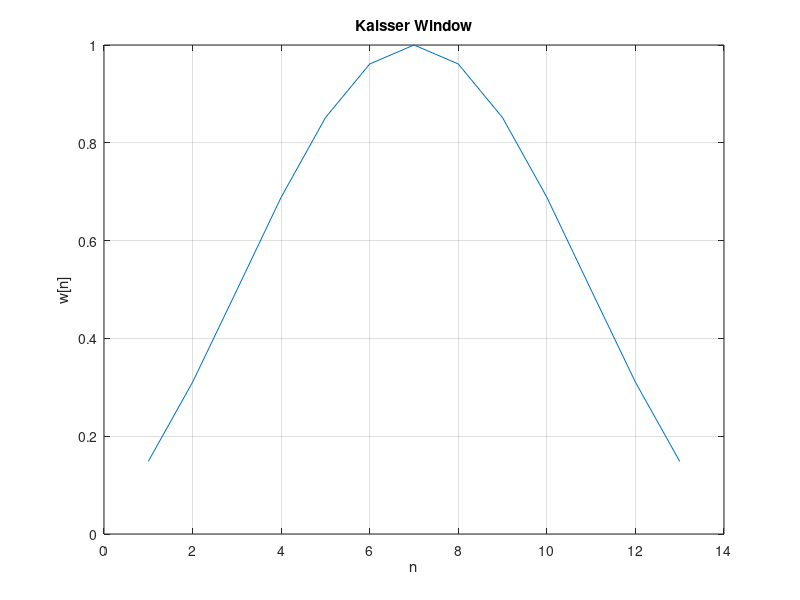
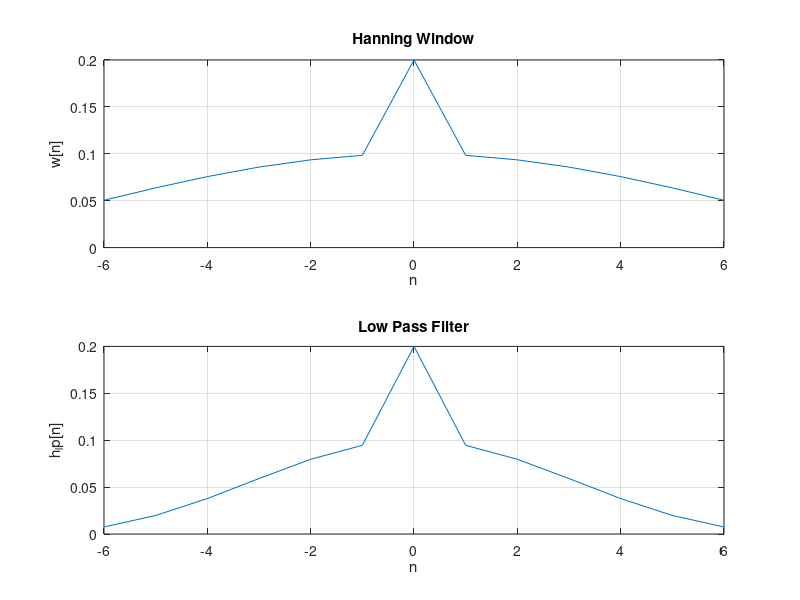
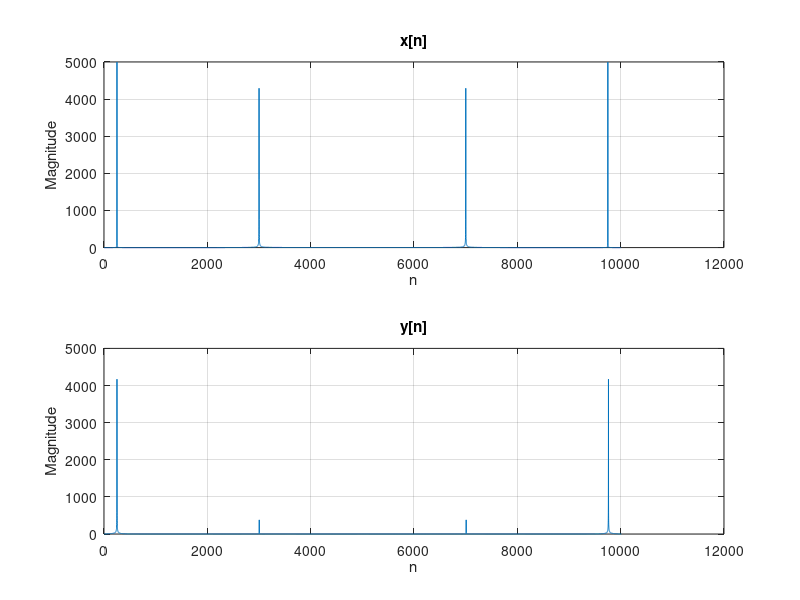

The MATLAB script that drew these images, in order:


%% Design Kaisser Window

d = 0.01;
dw = 0.4 * pi;

A = -20 * log10(d);

% A = 20 , 21 < A < 50
beta = 0.5842 * (A - 21)^0.4 + 0.07866 * (A -21);
M = ceil( (A - 8) / (2.285 * dw) );

alpha = M/2;

% initialize the window 
w = zeros(1,M+1);

for n = 0:M
    w(n+1) = besseli(0, beta * sqrt(1 - ( (n-alpha) / alpha )^2 )) / besseli(0,beta);
end

% plot
plot(w)
title('Kaisser Window')
% Set axis labels
xlabel('n');
ylabel('w[n]');
grid on


%% Design Filter


wc = 0.1 * pi;


% Step 1 - The ideal low-pass filter
N = 6;
n = -N:N;

h = sin(wc * n) ./ (pi * n);
h(N+1) = 0.2;

% Step 2 - use kaiser window
h_lp = h .* w;

figure;
subplot(2,1,1);

plot(n,h);
title('Hanning Window')
% Set axis labels
xlabel('n');
ylabel('w[n]');
grid on

subplot(2,1,2);

plot(n,h_lp);
title('Low Pass Filter')
% Set axis labels
xlabel('n');
ylabel('h_lp[n]');
grid on


%% Frequency Domain Plots
f = 0:2*pi/64:2*pi;


figure;
subplot(2,1,1);
plot(f, abs(fft(h,length(f))))

subplot(2,1,2);
plot(f, abs(fft(h_lp,length(f))))

%% Compute Y


n = 0:10000;
x = sin(0.05*pi*n) + sin(0.6*pi*n);

subplot(2,1,1);
plot(abs(fft(x,length(n))));
title('x[n]')
% Set axis labels
xlabel('n');
ylabel('Magnitude');
grid on

y = conv(x,h);

subplot(2,1,2);
plot(abs(fft(y)));
title('y[n]')
% Set axis labels
xlabel('n');
ylabel('Magnitude');
grid on






